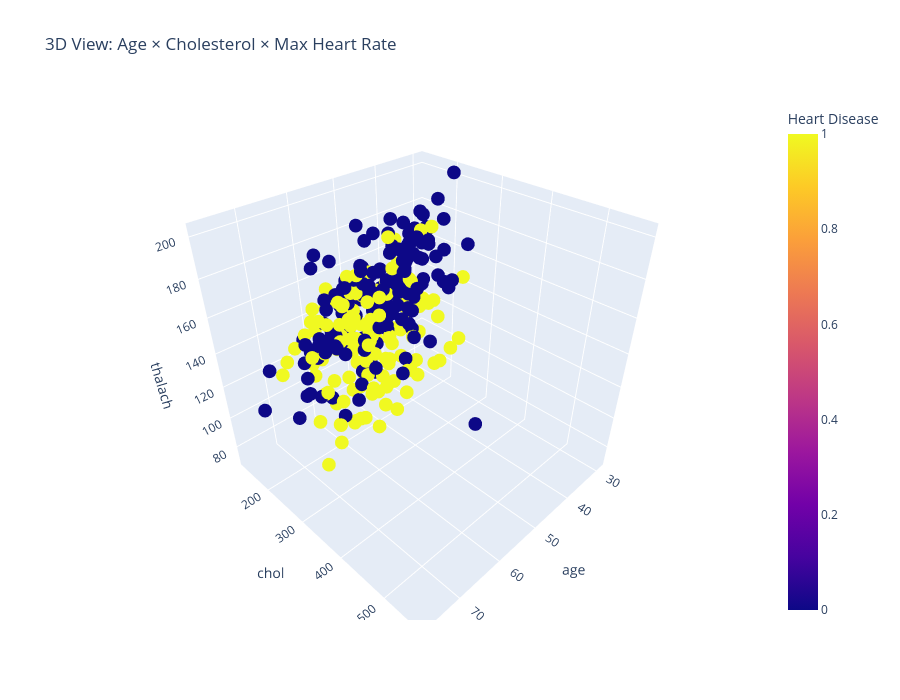

The notebook cell this image was saved under:
### Code cell
# 3D scatter: Age, Cholesterol, Max HR
fig = px.scatter_3d(
    df, x='age', y='chol', z='thalach',
    color='target',
    color_discrete_map={0: PALETTE[0], 1: PALETTE[1]},
    title='3D View: Age × Cholesterol × Max Heart Rate',
    labels={'target': 'Heart Disease'}
)
fig.update_layout(height=700)
fig.show()

### Figure 1 — Plotly figure (JSON) as saved in the notebook; plotly's stock layout.template omitted (floating-point values rounded to 4 significant figures; data arrays with more than 128 entries replaced by an {"elided": "..."} marker saying what was removed)
{"data": [{"hovertemplate": "age=%{x}<br>chol=%{y}<br>thalach=%{z}<br>Heart Disease=%{marker.color}<extra></extra>", "legendgroup": "", "marker": {"color": {"elided": "303 int values"}, "coloraxis": "coloraxis", "symbol": "circle"}, "mode": "markers", "name": "", "scene": "scene", "showlegend": false, "type": "scatter3d", "x": {"elided": "303 float values"}, "y": {"elided": "303 float values"}, "z": {"elided": "303 float values"}}], "layout": {"coloraxis": {"colorbar": {"title": {"text": "Heart Disease"}}, "colorscale": [[0, "#0d0887"], [0.1111, "#46039f"], [0.2222, "#7201a8"], [0.3333, "#9c179e"], [0.4444, "#bd3786"], [0.5556, "#d8576b"], [0.6667, "#ed7953"], [0.7778, "#fb9f3a"], [0.8889, "#fdca26"], [1, "#f0f921"]]}, "height": 700, "legend": {"tracegroupgap": 0}, "scene": {"domain": {"x": [0, 1], "y": [0, 1]}, "xaxis": {"title": {"text": "age"}}, "yaxis": {"title": {"text": "chol"}}, "zaxis": {"title": {"text": "thalach"}}}, "title": {"text": "3D View: Age × Cholesterol × Max Heart Rate"}}}
